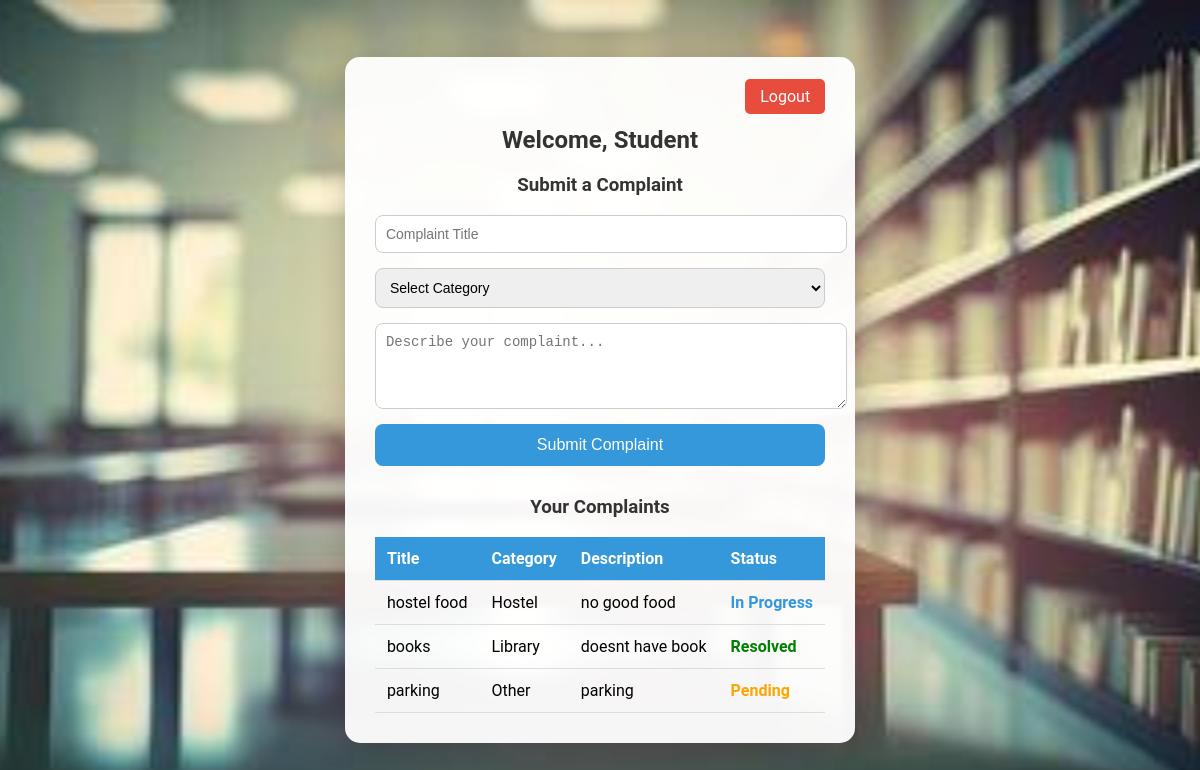
The app's page /student_dashboard (signed in) with its own data.
### tables this page shows
CREATE TABLE complaints (
    id INTEGER PRIMARY KEY AUTOINCREMENT,
    student TEXT,
    title TEXT,
    category TEXT,
    description TEXT,
    status TEXT
);

### app.py (the view, shortened to what this page needs)
@app.route("/student_dashboard", methods=["GET", "POST"])
def student_dashboard():
    if "student" not in session:
        return redirect("/student_login")
    db = get_db()
    complaints = db.execute(
        "SELECT * FROM complaints WHERE student=?",
        (session["student"],)
    ).fetchall()
    return render_template(
        "student_dashboard.html",
        complaints=complaints,
        student=session["student"]
    )

### database.py (called while the page is built)
def get_db():
    if "db" not in g:
        g.db = sqlite3.connect(
            DATABASE,
            timeout=30,
            check_same_thread=False
        )
        g.db.row_factory = sqlite3.Row
    return g.db

### templates/student_dashboard.html (shortened to what this page needs)
<!DOCTYPE html>
<html lang="en">
<head>
</head>
<body>
    <div class="container">
        <div class="logout">
            <a href="/logout">Logout</a>
        </div>
        <h2>Welcome, {{ student | capitalize }}</h2>
        <h3>Submit a Complaint</h3>
        <form method="POST" action="/student_dashboard">
            <input type="text" name="title" placeholder="Complaint Title" required>
            <select name="category" required>
                <option value="">Select Category</option>
            </select>
            <textarea name="description" placeholder="Describe your complaint..." rows="4" required></textarea>
            <button type="submit">Submit Complaint</button>
        </form>
        <h3>Your Complaints</h3>
        <table>
            <tr>
                <th>Title</th>
                <th>Category</th>
                <th>Description</th>
                <th>Status</th>
            </tr>
            {% for comp in complaints %}
            <tr>
                <td>{{ comp.title }}</td>
                <td>{{ comp.category }}</td>
                <td>{{ comp.description }}</td>
                <td class="{{ comp.status|replace(' ', '-') }}">
                    {{ comp.status }}
                </td>
            </tr>
            {% endfor %}
        </table>
    </div>
</body>
</html>

### records on screen
complaints: title "hostel food", category "Hostel", description "no good food", status "In Progress"
complaints: title "books", category "Library", description "doesnt have book", status "Resolved"
complaints: title "parking", category "Other", description "parking", status "Pending"

### other values on screen
{{ student | capitalize }} "Student"
